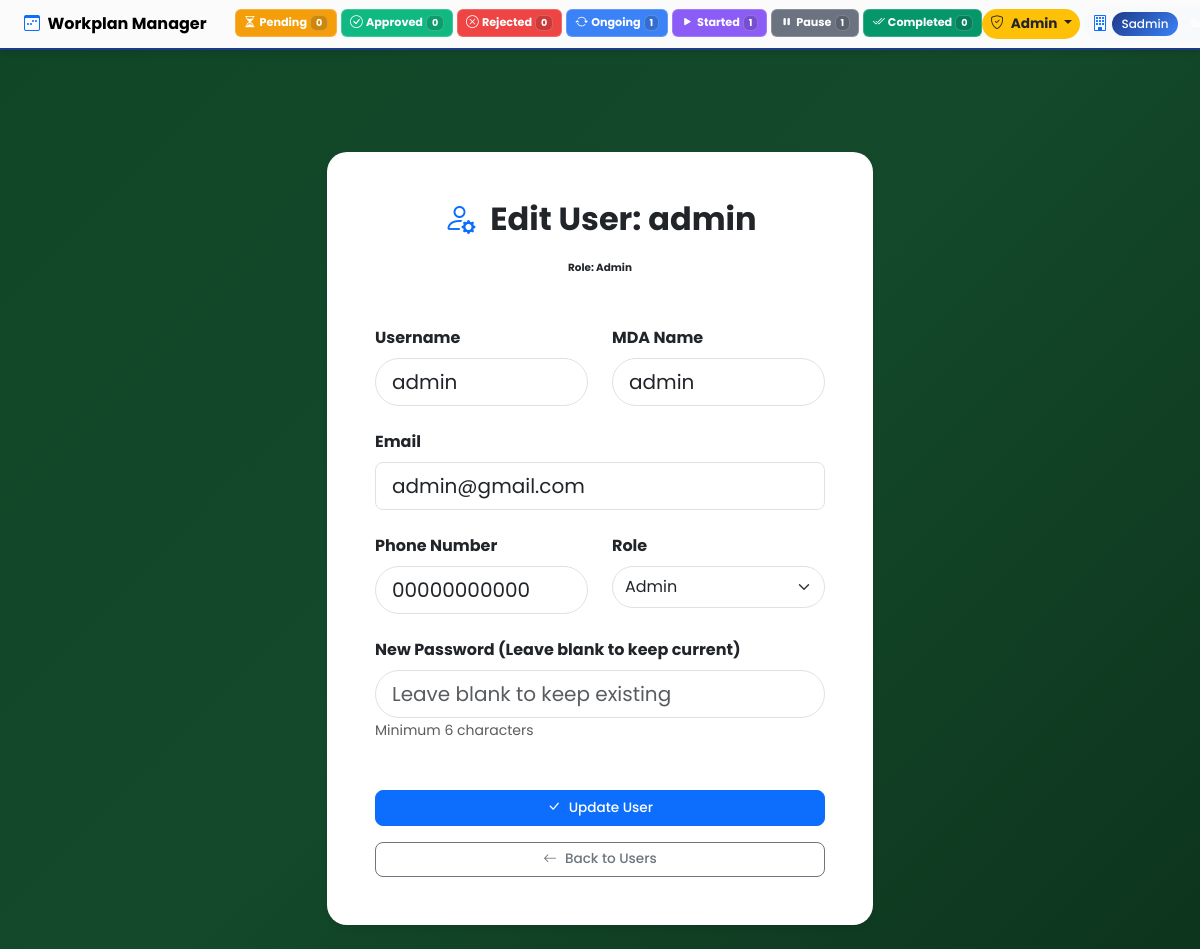
The app's page /users/edit/4 (signed in) with its own data.
### models.py (models this page shows, shortened)
class User(UserMixin, db.Model):
    id = db.Column(db.Integer, primary_key=True)
    created_at = db.Column(db.DateTime, default=datetime.utcnow, nullable=False)
    username = db.Column(db.String(80), unique=True, nullable=False)
    mda_name = db.Column(db.String(100), nullable=False)
    email = db.Column(db.String(120), unique=True, nullable=False)
    phone = db.Column(db.String(20))
    password_hash = db.Column(db.Text, nullable=False)
    role = db.Column(db.String(20), default='User')
    workplans = db.relationship('Workplan',
                               foreign_keys='Workplan.created_by',
                               backref='user',
                               lazy=True,
                               cascade='all, delete-orphan')
    approved_workplans = db.relationship('Workplan',
                                        foreign_keys='Workplan.approved_by',
                                        backref='approver',
                                        lazy=True)
    uploaded_evidence = db.relationship('Evidence',
                                       foreign_keys='Evidence.uploaded_by',
                                       backref='uploader',
                                       lazy=True)
    audit_logs = db.relationship('AuditLog',
                                foreign_keys='AuditLog.user_id',
                                backref='user',
                                lazy=True)
    def is_admin(self):
        return self.role in ['Admin', 'Superadmin']
    def is_superadmin(self):
        return self.role == 'Superadmin'

### app.py (the view, shortened to what this page needs)
@app.route('/users/edit/<int:id>', methods=['GET', 'POST'])
@login_required
def edit_user(id):
    if not current_user.is_superadmin():
        flash('Access denied!', 'danger')
        return redirect(url_for('users_list'))
    user = User.query.get_or_404(id)
    if user.id == current_user.id:
        flash('Cannot edit your own account!', 'danger')
        return redirect(url_for('users_list'))
    form = EditUserForm(obj=user)
    status_counts = {
        'pending': Workplan.query.filter_by(status='Pending').count(),
        'approved': Workplan.query.filter_by(status='Approved').count(),
        'rejected': Workplan.query.filter_by(status='Rejected').count(),
        'ongoing': Workplan.query.filter_by(status='Ongoing').count(),
        'completed': Workplan.query.filter_by(status='Completed').count(),
        'started': Workplan.query.filter_by(status='Started').count(),
        'pause': Workplan.query.filter_by(status='Pause').count()
    }
    return render_template('edit_user.html', form=form, user=user, status_counts=status_counts)

### app.py
class EditUserForm(FlaskForm):
    username = StringField('Username', validators=[DataRequired()])
    mda_name = StringField('MDA Name', validators=[DataRequired()])
    email = EmailField('Email', validators=[DataRequired(), Email()])
    phone = TelField('Phone Number', validators=[DataRequired()])
    password = PasswordField('New Password', validators=[Optional()])
    confirm_password = PasswordField('Confirm Password', validators=[Optional(), EqualTo('password')])
    role = SelectField('Role', choices=[('User', 'User'), ('Admin', 'Admin'), ('Superadmin', 'Superadmin')], default='User')

### app.py (called while the page is built)
@app.context_processor
def inject_csrf_token():
    from flask_wtf.csrf import generate_csrf
    return dict(csrf_token=generate_csrf)

@login_manager.user_loader
def load_user(user_id):
    return db.session.get(User, int(user_id))

@app.before_request
def before_request():
    public_routes = ['login', 'register', 'static']
    if request.endpoint in public_routes:
        return
    if current_user.is_authenticated:
        session['_fresh'] = session.get('_fresh', False)

### templates/edit_user.html (shortened to what this page needs)
{% extends 'base.html' %}
{% block content %}
<div class="row justify-content-center">
    <div class="col-md-8 col-lg-6">
        <div class="workplan-card p-5">
            <div class="text-center mb-5">
                <h2 class="fw-bold mb-3">
                    <i class="bi bi-person-gear text-primary me-2"></i>
                    Edit User: {{ user.username }}
                </h2>
                <div class="role-{{ user.role|lower }} px-4 py-2 rounded-pill d-inline-block">
                    <strong>Role: {{ user.role }}</strong>
                </div>
            </div>
            <form method="POST">
                <div class="row g-4">
                    <div class="col-md-6">
                        {{ form.username.label(class="form-label fw-bold") }}
                        {{ form.username(class="form-control form-control-lg rounded-pill", placeholder="Enter username") }}
                    </div>
                    <div class="col-md-6">
                        {{ form.mda_name.label(class="form-label fw-bold") }}
                        {{ form.mda_name(class="form-control form-control-lg rounded-pill", placeholder="Ministry/Agency") }}
                    </div>
                    <div class="col-12">
                        {{ form.email.label(class="form-label fw-bold") }}
                        {{ form.email(class="form-control form-control-lg rounded-3", placeholder="user@edostate.gov.ng") }}
                    </div>
                    <div class="col-md-6">
                        {{ form.phone.label(class="form-label fw-bold") }}
                        {{ form.phone(class="form-control form-control-lg rounded-pill", placeholder="+234 123 456 7890") }}
                    </div>
                    <div class="col-md-6">
                        {{ form.role.label(class="form-label fw-bold") }}
                        {{ form.role(class="form-select form-control-lg rounded-pill") }}
                    </div>
                    <div class="col-12">
                        <label class="form-label fw-bold">New Password (Leave blank to keep current)</label>
                        {{ form.password(class="form-control form-control-lg rounded-pill", placeholder="Leave blank to keep existing") }}
                        <small class="text-muted">Minimum 6 characters</small>
                    </div>
                </div>
                <div class="d-grid gap-3 mt-5">
                    <button type="submit" class="btn btn-primary btn-modern btn-lg">
                        <i class="bi bi-check-lg me-2"></i>Update User
                    </button>
                    <a href="{{ url_for('users_list') }}" class="btn btn-outline-secondary btn-modern">
                        <i class="bi bi-arrow-left me-2"></i>Back to Users
                    </a>
                </div>
            </form>
        </div>
    </div>
</div>
{% endblock %}

### templates/base.html (shortened to what this page needs)
<!DOCTYPE html>
<html lang="en">
<head>
    <link href="https://cdn.jsdelivr.net/npm/bootstrap@5.3.2/dist/css/bootstrap.min.css" rel="stylesheet">
    <link href="https://cdn.jsdelivr.net/npm/bootstrap-icons@1.11.1/font/bootstrap-icons.css" rel="stylesheet">
</head>
<body>
    <nav class="navbar navbar-expand-lg navbar-light fixed-top">
        <div class="container-fluid px-2">
            <a class="navbar-brand fw-bold" href="
                {% if current_user.is_authenticated %}
                    {% if current_user.is_admin() %}
                        {{ url_for('users_list') }}
                    {% else %}
                        {{ url_for('user_projects', user_id=current_user.id) }}
                    {% endif %}
                {% else %}
                    {{ url_for('login') }}
                {% endif %}
            ">
                <i class="bi bi-calendar3-week text-primary me-1"></i>
                <span>Workplan Manager</span>
            </a>
            <div class="collapse navbar-collapse" id="navbarMain">
                {% if current_user.is_authenticated %}
                    <div class="navbar-stats-container me-auto">
                        <div class="navbar-stats">
                            <a href="?status=Pending" class="badge text-white badge-bg-pending text-decoration-none {% if request.args.get('status') == 'Pending' %}active{% endif %}">
                                <i class="bi bi-hourglass-split"></i>
                                <span class="d-none d-sm-inline">Pending</span>
                                <span class="badge bg-light text-dark">{{ status_counts.pending or 0 }}</span>
                            </a>
                            <a href="?status=Approved" class="badge text-white badge-bg-approved text-decoration-none {% if request.args.get('status') == 'Approved' %}active{% endif %}">
                                <i class="bi bi-check-circle"></i>
                                <span class="d-none d-sm-inline">Approved</span>
                                <span class="badge bg-light text-dark">{{ status_counts.approved or 0 }}</span>
                            </a>
                            <a href="?status=Rejected" class="badge text-white badge-bg-rejected text-decoration-none {% if request.args.get('status') == 'Rejected' %}active{% endif %}">
                                <i class="bi bi-x-circle"></i>
                                <span class="d-none d-sm-inline">Rejected</span>
                                <span class="badge bg-light text-dark">{{ status_counts.rejected or 0 }}</span>
                            </a>
                            <a href="?status=Ongoing" class="badge text-white badge-bg-ongoing text-decoration-none {% if request.args.get('status') == 'Ongoing' %}active{% endif %}">
                                <i class="bi bi-arrow-repeat"></i>
                                <span class="d-none d-sm-inline">Ongoing</span>
                                <span class="badge bg-light text-dark">{{ status_counts.ongoing or 0 }}</span>
                            </a>
                            <a href="?status=Started" class="badge text-white badge-bg-started text-decoration-none {% if request.args.get('status') == 'Started' %}active{% endif %}">
                                <i class="bi bi-play-fill"></i>
                                <span class="d-none d-sm-inline">Started</span>
                                <span class="badge bg-light text-dark">{{ status_counts.started or 0 }}</span>
                            </a>
                            <a href="?status=Pause" class="badge text-white badge-bg-pause text-decoration-none {% if request.args.get('status') == 'Pause' %}active{% endif %}">
                                <i class="bi bi-pause-fill"></i>
                                <span class="d-none d-sm-inline">Pause</span>
                                <span class="badge bg-light text-dark">{{ status_counts.pause or 0 }}</span>
                            </a>
                            <a href="?status=Completed" class="badge text-white badge-bg-completed text-decoration-none {% if request.args.get('status') == 'Completed' %}active{% endif %}">
                                <i class="bi bi-check2-all"></i>
                                <span class="d-none d-sm-inline">Completed</span>
                                <span class="badge bg-light text-dark">{{ status_counts.completed or 0 }}</span>
                            </a>
                        </div>
                    </div>
                    <ul class="navbar-nav ms-auto align-items-center">
                        {% if current_user.is_admin() or current_user.is_superadmin() %}
                        <li class="nav-item dropdown position-relative me-1">
                            <a class="nav-link dropdown-toggle fw-bold px-2 py-1 rounded-pill bg-warning text-dark" href="#" role="button" data-bs-toggle="dropdown">
                                <i class="bi bi-shield-check me-1"></i>
                                <span class="d-none d-md-inline">Admin</span>
                            </a>
                        </li>
                        {% endif %}
                        <li class="nav-item dropdown">
                            <a class="nav-link dropdown-toggle d-flex align-items-center px-2 py-1 rounded-pill bg-light" href="#" role="button" data-bs-toggle="dropdown">
                                <i class="bi bi-building fs-6 me-1 text-primary"></i>
                                <span class="mda-badge me-1">{{ current_user.mda_name }}</span>
                                <span class="badge ms-1 role-{{ current_user.role|lower }}">{{ current_user.role }}</span>
                            </a>
                        </li>
                    </ul>
                {% else %}
                    <ul class="navbar-nav ms-auto">
                        <li class="nav-item"><a class="nav-link" href="{{ url_for('login') }}">Login</a></li>
                        <li class="nav-item"><a class="nav-link btn btn-primary btn-modern px-3 text-white" href="{{ url_for('register') }}">Register</a></li>
                    </ul>
                {% endif %}
            </div>
        </div>
    </nav>
    <div class="container mt-5 pt-3">
    </div>
    <div class="main-content">
        <div class="container">
            {% block content %}{% endblock %}
        </div>
    </div>
</body>
</html>

### templates/base.html (style rules this page uses)
:root { --primary: #1e3a8a; --secondary: #0f172a; --accent: #3b82f6; --success: #10b981; --warning: #f59e0b; --danger: #ef4444; --info: #0dcaf0; --light-bg: #f8fafc; --card-shadow: 0 4px 6px -1px rgba(0, 0,0, 0.1); }
body { background: linear-gradient(135deg, #104526 0%, #144a2b 50%, #0d341d 100%); min-height: 100vh; font-family: 'Poppins', 'Segoe UI', Tahoma, Geneva, Verdana, sans-serif; }
.navbar { background: rgba(255,255,255,0.98) !important; backdrop-filter: blur(10px); box-shadow: var(--card-shadow); padding: 0.25rem 0.5rem !important; min-height: 50px !important; border-bottom: 2px solid var(--primary); }
.navbar-brand { padding: 0.25rem 0.5rem !important; font-size: 1rem !important; font-weight: 600; white-space: nowrap; }
.nav-link { padding: 0.35rem 0.5rem !important; font-weight: 500; font-size: 0.85rem; }
.dropdown-toggle { padding: 0.3rem 0.5rem !important; }
.btn-modern { border-radius: 8px; padding: 0.4rem 0.8rem !important; font-size: 0.85rem !important; font-weight: 500; }
.role-user, .role-admin, .role-superadmin { font-size: 0.65rem !important; padding: 0.2em 0.4em !important; }
.main-content { margin-top: 4rem; padding: 1.5rem 0; }
.workplan-card { background: white; border-radius: 20px; box-shadow: var(--card-shadow); border: none; overflow: hidden; transition: all 0.3s ease; }
.navbar-stats-container { max-width: 100%; overflow-x: auto; overflow-y: hidden; -webkit-overflow-scrolling: touch; scrollbar-width: thin; padding-bottom: 2px; margin: 0 0.25rem; }
.navbar-stats { display: flex; gap: 0.25rem; align-items: center; flex-wrap: nowrap; }
.navbar-stats .badge { font-size: 0.7rem; padding: 0.3rem 0.5rem; cursor: pointer; transition: all 0.2s ease; white-space: nowrap; border: 1px solid rgba(255,255,255,0.2); display: inline-flex; align-items: center; }
.navbar-stats .badge i { font-size: 0.8rem; margin-right: 0.2rem; }
.navbar-stats .badge .badge { background: rgba(0,0,0,0.15) !important; color: white !important; font-size: 0.6rem; padding: 0.15rem 0.3rem; margin-left: 0.2rem; }
.badge-bg-pending { background-color: #f59e0b; }
.badge-bg-approved { background-color: #10b981; }
.badge-bg-rejected { background-color: #ef4444; }
.badge-bg-ongoing { background-color: #3b82f6; }
.badge-bg-started { background-color: #8b5cf6; }
.badge-bg-pause { background-color: #6b7280; }
.badge-bg-completed { background-color: #059669; }
.mda-badge { background: linear-gradient(135deg, var(--primary), var(--accent)); color: white; padding: 0.2rem 0.6rem; border-radius: 50px; font-weight: 500; font-size: 0.75rem; white-space: nowrap; max-width: 120px; overflow: hidden; text-overflow: ellipsis; }

### records on screen
User: mda_name "Sadmin"
User: username "admin", role "Admin", mda_name "admin", email "admin@gmail.com", phone "00000000000"

### other values on screen
{{ status_counts.pending or 0 }} "0"
{{ status_counts.approved or 0 }} "0"
{{ status_counts.rejected or 0 }} "0"
{{ status_counts.ongoing or 0 }} "1"
{{ status_counts.started or 0 }} "1"
{{ status_counts.pause or 0 }} "1"
{{ status_counts.completed or 0 }} "0"
